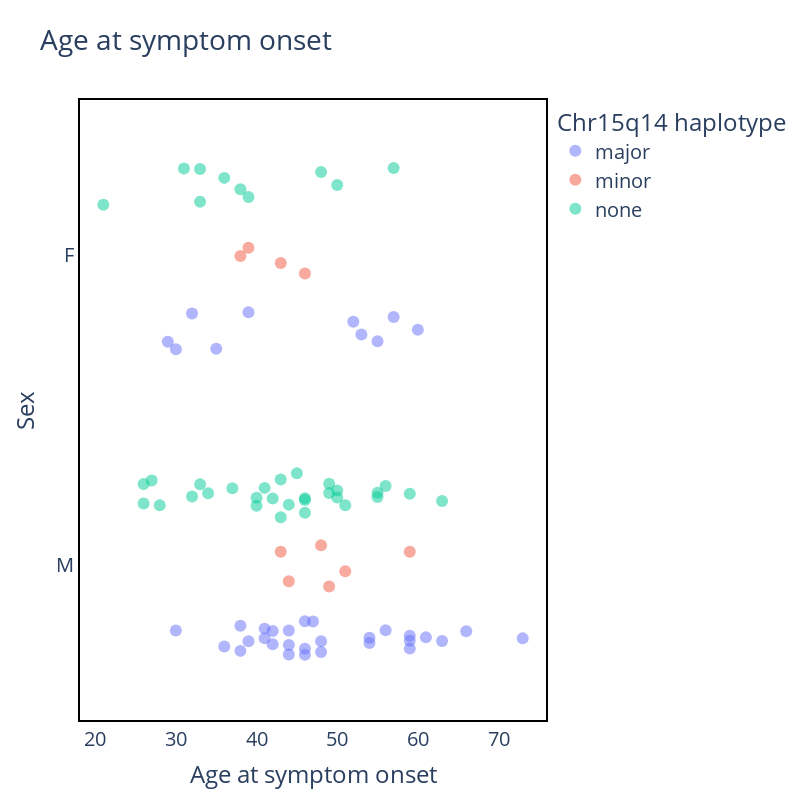

Write notebook code for a chart like this one.
### Code cell
df = df[df["haplotype"] != "nan"]

fig = px.strip(
    data_frame=df.sort_values("haplotype"),
    y="SEXatBirth",
    x="AGEATONSET",
    width=600,
    height=300,
    color="haplotype",
    labels={"AGEATONSET": "Age at symptom onset", "SEXatBirth": "Sex", "haplotype": "Chr15q14 haplotype"},
    hover_data=["Gentli_ID"],
    title="Age at symptom onset",
)
fig.update_layout(
    width=800,
    height=800,
    plot_bgcolor="rgba(0, 0, 0, 0)",
    font=dict(size=20),
)

fig.update_xaxes(
    showline=True,
    linewidth=2,
    linecolor="black",
    mirror=True,
)

fig.update_yaxes(
    showline=True,
    linewidth=2,
    linecolor="black",
    mirror=True,
)

fig.update_traces(marker=dict(size=12, opacity=0.5), jitter=1)

fig.show(
    config={
        "toImageButtonOptions": {
            "format": "png",
            "filename": "",
            "height": 800,
            "width": 800,
            "scale": 5,
        }
    }
)

### Figure 1 — Plotly figure (JSON) as saved in the notebook; plotly's stock layout.template omitted (floating-point values rounded to 4 significant figures)
{"data": [{"alignmentgroup": "True", "boxpoints": "all", "customdata": [["rr_NA21_285"], ["rr_NA01_027"], ["rr_NA09_238"], ["rr_UNSW2220"], ["rr_NA19_291"], ["rr_NA19_309"], ["rr_QSBB51_18"], ["rr_NA23_161"], ["rr_A02_164"], ["rr_PIDN17760"], ["rr_Pt_3303"], ["rr_LN_C12_07006"], ["rr_UBC66_1"], ["rr_PIDN12322"], ["rr_RNBC-22_16"], ["rr_NP18739"], ["rr_UNSW22478"], ["rr_PIDN6543"], ["rr_PIDN9402"], ["rr_UP101220"], ["rr_NA23_005"], ["rr_FTD196_1"], ["rr_NA14_199"], ["rr_UNSW2185"], ["rr_NHB18_068"], ["rr_IB5534"], ["rr_NHB15_114"], ["rr_NHB14_059"], ["rr_NHB05_082"], ["rr_NHB05_059"], ["rr_KCLA156_17"], ["rr_KULA_23717"], ["rr_NHB03_018"], ["rr_EMC2013_098"], ["rr_X5817"], ["rr_EMC13_65"], ["rr_KULA_22549"], ["rr_CW05_004"]], "fillcolor": "rgba(255,255,255,0)", "hoveron": "points", "hovertemplate": "Chr15q14 haplotype=major<br>Age at symptom onset=%{x}<br>Sex=%{y}<br>Gentli_ID=%{customdata[0]}<extra></extra>", "jitter": 1, "legendgroup": "major", "line": {"color": "rgba(255,255,255,0)"}, "marker": {"color": "#636efa", "opacity": 0.5, "size": 12}, "name": "major", "offsetgroup": "major", "orientation": "h", "pointpos": 0, "showlegend": true, "type": "box", "x": [59, 38, 48, 56, 41, 47, 61, 38, 59, 63, 52, 48, 46, 57, 53, 39, 59, 46, 44, 46, 55, 66, 30, 60, 54, 29, 73, 44, 30, 32, 36, 39, 35, 44, 54, 42, 42, 41], "x0": " ", "xaxis": "x", "y": ["M", "M", "M", "M", "M", "M", "M", "M", "M", "M", "F", "M", "M", "F", "F", "M", "M", "M", "M", "M", "F", "M", "M", "F", "M", "F", "M", "M", "F", "F", "M", "F", "F", "M", "M", "M", "M", "M"], "y0": " ", "yaxis": "y"}, {"alignmentgroup": "True", "boxpoints": "all", "customdata": [["rr_UCL2783"], ["rr_PIDN106"], ["rr_PIDN738"], ["rr_RZ462"], ["rr_R556"], ["rr_FTD397_1"], ["rr_A15-074"], ["rr_NHB95_041"], ["rr_KCLA311_98"], ["rr_RZ257"]], "fillcolor": "rgba(255,255,255,0)", "hoveron": "points", "hovertemplate": "Chr15q14 haplotype=minor<br>Age at symptom onset=%{x}<br>Sex=%{y}<br>Gentli_ID=%{customdata[0]}<extra></extra>", "jitter": 1, "legendgroup": "minor", "line": {"color": "rgba(255,255,255,0)"}, "marker": {"color": "#EF553B", "opacity": 0.5, "size": 12}, "name": "minor", "offsetgroup": "minor", "orientation": "h", "pointpos": 0, "showlegend": true, "type": "box", "x": [44, 48, 43, 39, 38, 51, 43, 49, 59, 46], "x0": " ", "xaxis": "x", "y": ["M", "M", "F", "F", "F", "M", "M", "M", "M", "F"], "y0": " ", "yaxis": "y"}, {"alignmentgroup": "True", "boxpoints": "all", "customdata": [["rr_Pt_8482"], ["rr_NA22_365"], ["rr_2021_017"], ["rr_UNSW22488"], ["rr_2132"], ["rr_LN_N00_1835"], ["rr_LN_C14_36644"], ["rr_LN_C10_25594"], ["rr_NP43508"], ["rr_E13_56"], ["rr_QSBB81_17"], ["rr_Ro_AH11.2"], ["rr_2T7T4"], ["rr_CW00_009"], ["rr_NHB16_047"], ["rr_NHB94_068"], ["rr_IB6387"], ["rr_KCLA061_16"], ["rr_KULA_24063"], ["rr_Muk49"], ["rr_7965"], ["rr_NA20_415"], ["rr_NA22_425"], ["rr_NA22_197"], ["rr_A06_120"], ["rr_A17_05"], ["rr_UCL12461"], ["rr_UCL1506"], ["rr_UCL19247"], ["rr_NHB15_065"], ["rr_VA05_109"], ["rr_X5929"], ["rr_PIDN1734"], ["rr_PIDN19525"], ["rr_PIDN2662"], ["rr_PIDN3794"], ["rr_PIDN4463"], ["rr_NRA22654"], ["rr_2005_044"]], "fillcolor": "rgba(255,255,255,0)", "hoveron": "points", "hovertemplate": "Chr15q14 haplotype=none<br>Age at symptom onset=%{x}<br>Sex=%{y}<br>Gentli_ID=%{customdata[0]}<extra></extra>", "jitter": 1, "legendgroup": "none", "line": {"color": "rgba(255,255,255,0)"}, "marker": {"color": "#00cc96", "opacity": 0.5, "size": 12}, "name": "none", "offsetgroup": "none", "orientation": "h", "pointpos": 0, "showlegend": true, "type": "box", "x": [59, 44, 21, 33, 63, 31, 50, 40, 57, 26, 49, 39, 36, 48, 40, 56, 50, 43, 42, 28, 46, 55, 49, 41, 33, 33, 46, 51, 43, 50, 38, 34, 55, 26, 37, 32, 27, 46, 45], "x0": " ", "xaxis": "x", "y": ["M", "M", "F", "M", "M", "F", "F", "M", "F", "M", "M", "F", "F", "F", "M", "M", "M", "M", "M", "M", "M", "M", "M", "M", "F", "F", "M", "M", "M", "M", "F", "M", "M", "M", "M", "M", "M", "M", "M"], "y0": " ", "yaxis": "y"}], "layout": {"boxmode": "group", "font": {"size": 20}, "height": 800, "legend": {"title": {"text": "Chr15q14 haplotype"}, "tracegroupgap": 0}, "plot_bgcolor": "rgba(0, 0, 0, 0)", "title": {"text": "Age at symptom onset"}, "width": 800, "xaxis": {"anchor": "y", "domain": [0, 1], "linecolor": "black", "linewidth": 2, "mirror": true, "showline": true, "title": {"text": "Age at symptom onset"}}, "yaxis": {"anchor": "x", "domain": [0, 1], "linecolor": "black", "linewidth": 2, "mirror": true, "showline": true, "title": {"text": "Sex"}}}}
